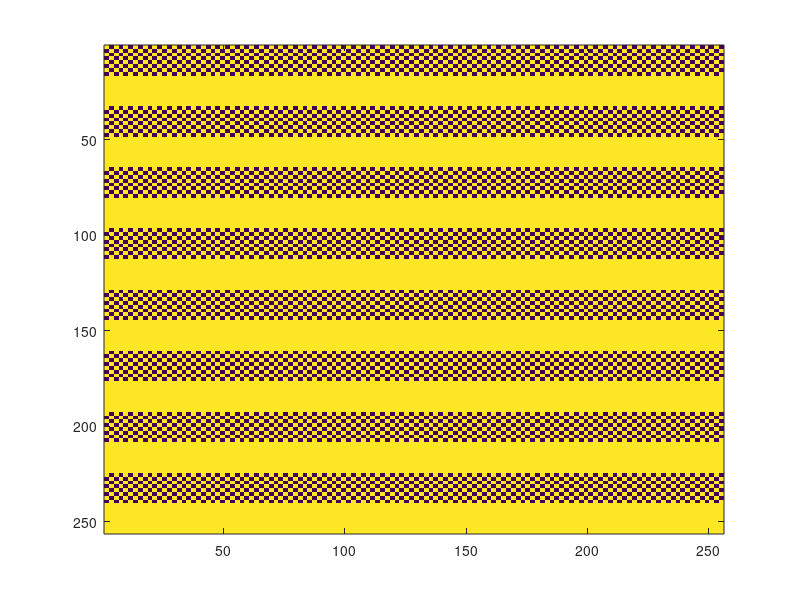

MATLAB code to generate this figure: (Note: this script raises an error after producing the figure.)
g=127:255;
a = zeros(2);
b = 255*ones(2);
c = [b a; a b];
d = repmat(c, 4, 64);
d=repmat(d,1,1,length(g));
e=ones(16,256,length(g));
for i = 1:length(g)
   e(:,:,i) = g(i).*e(:,:,i); 
end
f=[d;e];
h=repmat(f, 8,1);
%%
for i=1:length(g)
fig=figure(1); 
image(h(:,:,i)); 
truesize(fig)
colormap(gray(256))
title(['\fontsize{20}Gamma:',num2str(g(i))]);
pause(1)

end
% gamma is around 163-170 on my right monitor, I'd say 165 is the best
%% 
figure(1)
image(h(:,:,38));
title('Gamma of 165')
%%
lin = imread('linear.tif');

fig2=figure(2); image(lin);title('linear.tif uncorrected'); colormap(gray(256));
truesize(fig2)

lin = im2double(lin);
linc=255*(lin/255).^(1/1.6);
linc=uint8(255*linc);
fig3=figure(3);image(linc); truesize(fig3)
title('linear.tif gamma corrected \gamma = 1.6');colormap(gray(256));




